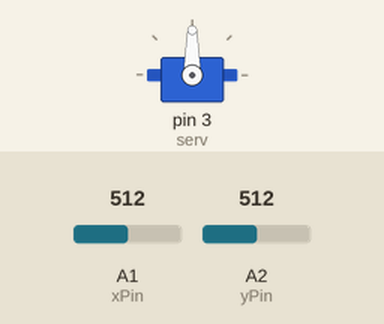
A sketch run on a simulated Arduino Uno, built with avr-gcc and run on an emulated ATmega328P. Shown: servo. The test bench sets the inputs (shaded band); at power-on: A2 (yPin) = 512, A1 (xPin) = 512.

Above: at 1.2 s.
1.3 s: A2 (yPin) set to 716
At 1.7 s:
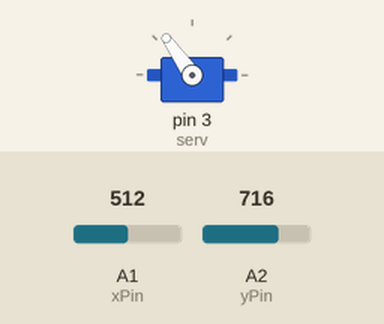
2.8 s: A2 (yPin) set to 900
At 4.0 s:
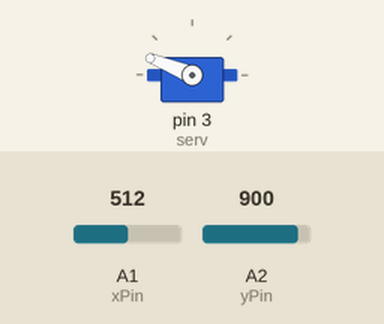
4.3 s: A2 (yPin) set to 1023
At 5.2 s:
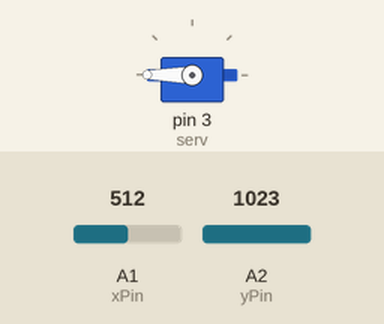
5.8 s: A2 (yPin) set to 306
At 6.3 s:
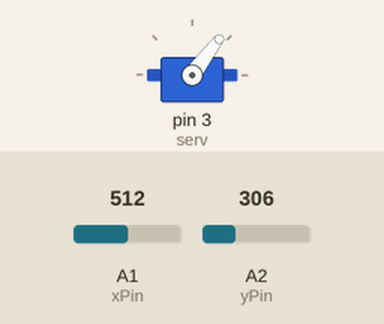
7.3 s: A2 (yPin) set to 122
At 8.7 s:
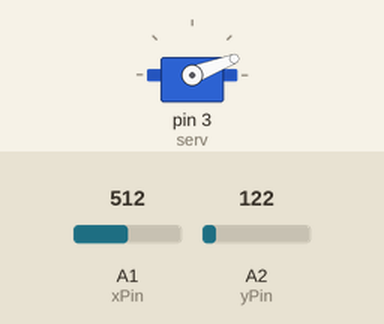
Timing chart, 0 to 9.8 s (numbered marks = the images above; inputs shaded):
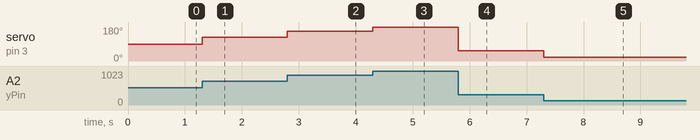

Measured:
- after the input at 1.3 s, servo on pin 3 (serv): 90° → 125° at once
- after the input at 2.8 s, servo on pin 3 (serv): 125° → 158° at once
- after the input at 4.3 s, servo on pin 3 (serv): 158° → 180° at once
- after the input at 5.8 s, servo on pin 3 (serv): 180° → 53° at once
- after the input at 7.3 s, servo on pin 3 (serv): 53° → 21° at once

The sketch:

servo_controlled_by_analog_joystick.ino
```cpp
#include <Servo.h>

int xPin = 1;
int yPin = 2;
int serv = 3;

Servo servo;

void setup() {
  // put your setup code here, to run once:
  Serial.begin(9600);
  servo.attach(serv);
}

void loop() {
  // put your main code here, to run repeatedly:
  int rawX = analogRead(xPin);
  int rawY = analogRead(yPin);
  int mappedX = map(rawX,0,1023,0,180);
  int mappedY = map(rawY,0,1023,0,180);
  servo.write(mappedY);

}
```
